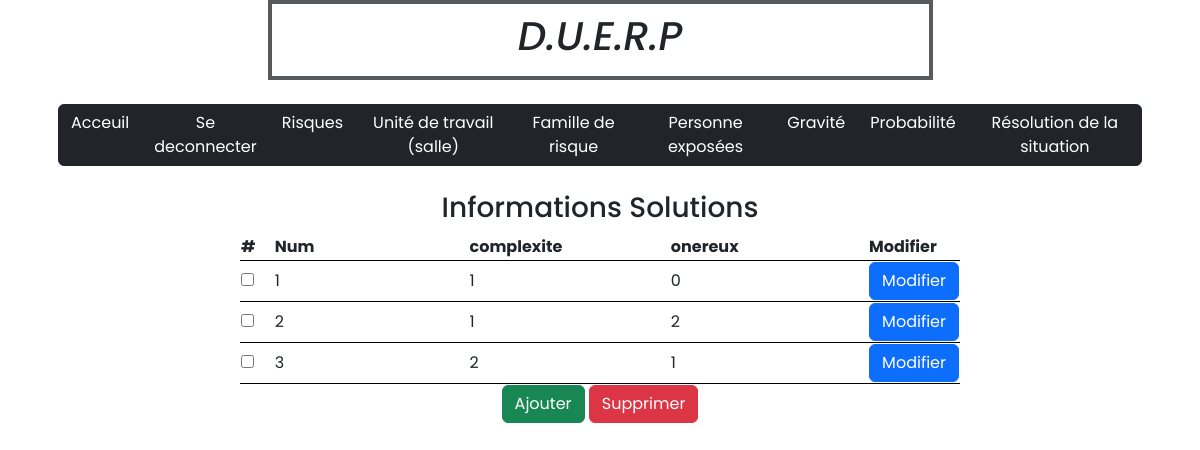
Page /view/vue_resolution_de_la_situation.php (signed in) on the committed database.
### tables this page shows
CREATE TABLE `solution_de_la_situation` (
  `Id_solution_de_la_situation` int NOT NULL,
  `complexite_de_resolution` int DEFAULT NULL,
  `solution_onereuse` int DEFAULT NULL
);

### model/modele.php (called while the page is built, shortened)
<?php
function select_solution_de_la_situation(){
	require 'connexion.php';
	$sql = "SELECT * FROM solution_de_la_situation";
	$stmt = $bdd->prepare($sql);
	$stmt->execute();
    $solution = $stmt->fetchAll();
    return $solution;
}

### view/vue_resolution_de_la_situation.php (the view, shortened to what this page needs)
<!DOCTYPE html>
<html lang="en">
    <head>
        <link href="https://cdn.jsdelivr.net/npm/bootstrap@5.2.2/dist/css/bootstrap.min.css" rel="stylesheet" integrity="sha384-
        Zenh87qX5JnK2Jl0vWa8Ck2rdkQ2Bzep5IDxbcnCeuOxjzrPF/et3URy9Bv1WTRi">
        <link rel="stylesheet" href="https://cdn.jsdelivr.net/npm/bootstrap-icons@1.5.0/font/bootstrap-icons.css">
        <link rel="stylesheet" href="style.css">
    </head>
    <body style="background-color: white;">
        <div class="container">
            <div class="row justify-content-center">
                <div class="col-7 text-dark fst-italic justify-content-center align-intems-center border border-dark p-2 mb-2 border-opacity-75 border-4 d-flex">
                    <h1>D.U.E.R.P</h1>
                </div>
            </div>
            <div class="row bg-sombre text-white fw-bolder justify-content-center align-intems-center">
                <div class="row p-3 mb-2 text-white fw-bolder placeholder-glow">
                    <div class="btn-group" role="group" aria-label="Basic outlined example">
                    <?php if(!isset($_SESSION['loggedin'])) { ?>
                      <a class="btn btn-dark" href="vue_acceuil.php" role="button">Acceuil</a>
                      <a class="btn btn-dark" href="login.php" role="button">Se connecter</a>
                      <?php } elseif($_SESSION['loggedin'] == true){ ?>
                      <a class="btn btn-dark" href="vue_acceuil.php" role="button">Acceuil</a>
                      <a class="btn btn-dark" href="controleur_b.php?mode=3" role="button">Se deconnecter</a>
                      <a class="btn btn-dark" href="vue_risques.php" role="button">Risques</a>
                      <a class="btn btn-dark" href="vue_unite_de_travail.php" role="button">Unité de travail (salle)</a>
                      <a class="btn btn-dark" href="vue_famille_de_risque.php" role="button">Famille de risque</a>
                      <a class="btn btn-dark" href="vue_personne_exposees.php" role="button">Personne exposées</a>
                      <a class="btn btn-dark" href="vue_gravite.php" role="button">Gravité</a>
                      <a class="btn btn-dark" href="vue_probabilite.php" role="button">Probabilité</a>
                      <a class="btn btn-dark" href="vue_resolution_de_la_situation.php" role="button">Résolution de la situation</a>
                      <?php } ?>
                    </div>
                  </div>
              </div>
            </div>
            <form action="controleur_supp.php" method="POST">
                <table width="60%" align="center">
                    <tr>
                        <td align="center" colspan="5"><b><h3>Informations Solutions</h3></b></td>
                    </tr>
                    <tr  style='border-bottom:1pt solid black;'>
                        <th  width="5%">#</th>
                        <th  width="30%">Num</th>
                        <th  width="30%">complexite</th>
                        <th  width="30%">onereux</th>
                        <th  width="5%">Modifier</th>
                    </tr>
                    <?php
                        include 'modele.php';
                        $solution = select_solution_de_la_situation();
                        $nb = count($solution);
                        if($nb > 0)
                        {
                            $i=0;
                            while ($i<$nb)
                            {
                                $sol=$solution[$i];
                                $num=$sol['Id_solution_de_la_situation'];
                                $complexite=$sol['complexite_de_resolution'];
                                $onereuse=$sol['solution_onereuse'];
                                echo "<tr style='border-bottom:1pt solid black;'><td><input type='checkbox' name='solution[]' value='$num'></td>";
                                echo "<td>$num</td>";
                                echo "<td>$complexite</td>";
                                echo "<td>$onereuse</td>";
                                echo "<td><a href='vue_resolution_de_la_situation_modif.php?action=$num'><input class='btn btn-primary' type='button' value='Modifier'></a></td>";
                                echo "</tr>";
                                $i=$i+1;
                            }
                        }
                    ?>
                    <tr>
                        <td align="center" colspan="5" >
                                <input class="btn btn-success" type="button" onclick="location.href='index.php'" value="Ajouter" />
                                <input class="btn btn-danger" type="submit" value="Supprimer" name="supprimer">
                        </td>
                    </tr>
                </table>
            </form>
    </body>
</html>

### styles/style.css (style rules this page uses)
* { font-family: 'Poppins', sans-serif; }
body { background: #141526; overflow: hidden; }
html { scroll-behavior: smooth; }
:root { --primary-green: #93c90e; --secondary-green: #9ad10f; --primary-orange: #f7a739; --secondary-orange: #f6b253; --valid-color: rgb(16, 221, 1); --error-color: red; }
a { text-decoration: none; color: white; }

### rows in the picture
solution_de_la_situation: Id_solution_de_la_situation "1", complexite_de_resolution "1", solution_onereuse "0"
solution_de_la_situation: Id_solution_de_la_situation "2", complexite_de_resolution "1", solution_onereuse "2"
solution_de_la_situation: Id_solution_de_la_situation "3", complexite_de_resolution "2", solution_onereuse "1"
